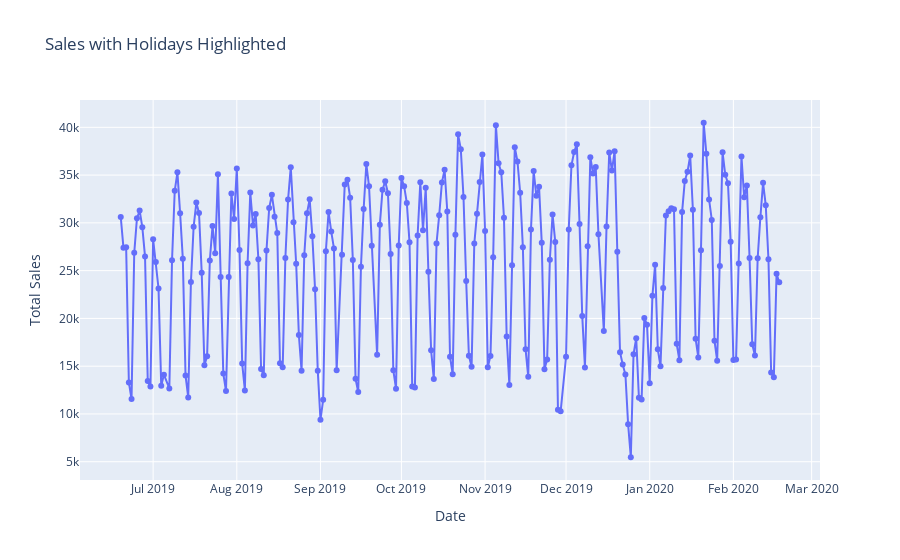

Notebook code for this chart:
### Markdown cell above
### SALES ON HOLIDAYs
### Visualize sales with holidays highlighted

### Code cell
import plotly.graph_objects as go

fig = px.line(Final_df, x='Date', y='Total_sales', markers=True,
              title='Sales with Holidays Highlighted', labels={'Total_sales': 'Total Sales'})

# Highlight dates with special holidays
holiday_dates = Final_df[Final_df['Special_Holiday'] == 1]['Date']
fig.add_trace(go.Scatter(x=holiday_dates, y=Final_df.loc[Final_df['Date'].isin(holiday_dates), 'Total_sales'],
                         mode='markers', marker=dict(color='red'), name='Holiday'))

# Shows the plot
fig.show()

### Figure 1 — Plotly figure (JSON) as saved in the notebook; plotly's stock layout.template omitted (floating-point values rounded to 4 significant figures; data arrays with more than 128 entries replaced by an {"elided": "..."} marker saying what was removed)
{"data": [{"hovertemplate": "Date=%{x}<br>Total Sales=%{y}<extra></extra>", "legendgroup": "", "line": {"color": "#636efa", "dash": "solid"}, "marker": {"symbol": "circle"}, "mode": "markers+lines", "name": "", "orientation": "v", "showlegend": false, "type": "scatter", "x": {"elided": "240 str values"}, "xaxis": "x", "y": {"elided": "240 float values"}, "yaxis": "y"}, {"marker": {"color": "red"}, "mode": "markers", "name": "Holiday", "type": "scatter", "x": [], "y": []}], "layout": {"legend": {"tracegroupgap": 0}, "title": {"text": "Sales with Holidays Highlighted"}, "xaxis": {"anchor": "y", "domain": [0, 1], "title": {"text": "Date"}}, "yaxis": {"anchor": "x", "domain": [0, 1], "title": {"text": "Total Sales"}}}}
